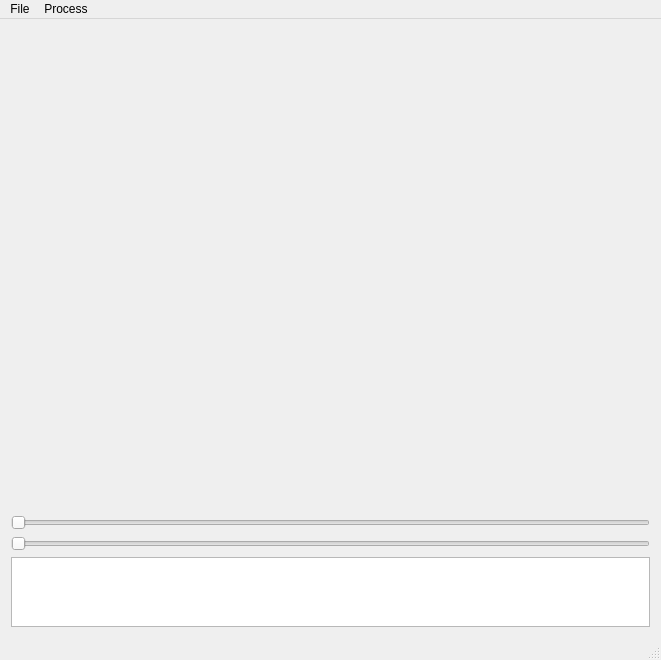
<?xml version="1.0" encoding="UTF-8"?>
<ui version="4.0">
 <class>MainWindow</class>
 <widget class="QMainWindow" name="MainWindow">
  <property name="enabled">
   <bool>true</bool>
  </property>
  <property name="geometry">
   <rect>
    <x>0</x>
    <y>0</y>
    <width>661</width>
    <height>660</height>
   </rect>
  </property>
  <property name="minimumSize">
   <size>
    <width>340</width>
    <height>300</height>
   </size>
  </property>
  <property name="windowTitle">
   <string>MainWindow</string>
  </property>
  <property name="iconSize">
   <size>
    <width>25</width>
    <height>25</height>
   </size>
  </property>
  <widget class="QWidget" name="centralWidget">
   <property name="sizePolicy">
    <sizepolicy hsizetype="Preferred" vsizetype="Preferred">
     <horstretch>8</horstretch>
     <verstretch>6</verstretch>
    </sizepolicy>
   </property>
   <property name="minimumSize">
    <size>
     <width>320</width>
     <height>240</height>
    </size>
   </property>
   <property name="sizeIncrement">
    <size>
     <width>8</width>
     <height>6</height>
    </size>
   </property>
   <layout class="QGridLayout" name="gridLayout">
    <item row="3" column="0">
     <widget class="QTextEdit" name="textEdit">
      <property name="sizePolicy">
       <sizepolicy hsizetype="Expanding" vsizetype="Expanding">
        <horstretch>9</horstretch>
        <verstretch>1</verstretch>
       </sizepolicy>
      </property>
      <property name="font">
       <font>
        <family>Courier New</family>
        <pointsize>12</pointsize>
       </font>
      </property>
      <property name="readOnly">
       <bool>true</bool>
      </property>
     </widget>
    </item>
    <item row="0" column="0">
     <widget class="QWidget" name="imageWidget" native="true">
      <property name="enabled">
       <bool>true</bool>
      </property>
      <property name="sizePolicy">
       <sizepolicy hsizetype="Preferred" vsizetype="Preferred">
        <horstretch>13</horstretch>
        <verstretch>10</verstretch>
       </sizepolicy>
      </property>
     </widget>
    </item>
    <item row="2" column="0">
     <widget class="QSlider" name="imageSlider">
      <property name="orientation">
       <enum>Qt::Horizontal</enum>
      </property>
     </widget>
    </item>
    <item row="1" column="0">
     <widget class="QSlider" name="opacitySlider">
      <property name="orientation">
       <enum>Qt::Horizontal</enum>
      </property>
     </widget>
    </item>
   </layout>
  </widget>
  <widget class="QMenuBar" name="menuBar">
   <property name="geometry">
    <rect>
     <x>0</x>
     <y>0</y>
     <width>661</width>
     <height>21</height>
    </rect>
   </property>
   <widget class="QMenu" name="menuFile">
    <property name="title">
     <string>File</string>
    </property>
    <addaction name="separator"/>
    <addaction name="actionAdd_Images_Folder"/>
    <addaction name="actionOpen_Volume_Data"/>
    <addaction name="actionOpen_Volume"/>
    <addaction name="actionQuit"/>
   </widget>
   <widget class="QMenu" name="menuProcess">
    <property name="title">
     <string>Process</string>
    </property>
    <widget class="QMenu" name="menuUS_Probe_Calibration">
     <property name="title">
      <string>US Probe Calibration</string>
     </property>
     <addaction name="actionCalibrate_Probe"/>
     <addaction name="actionCheck_Calibration_Error"/>
    </widget>
    <widget class="QMenu" name="menuNeedle_Calibration">
     <property name="title">
      <string>Needle Calibration</string>
     </property>
     <addaction name="actionCalibrate_Needle"/>
     <addaction name="actionCheck_Needle_Calibration"/>
    </widget>
    <addaction name="actionCrop_Images"/>
    <addaction name="menuUS_Probe_Calibration"/>
    <addaction name="menuNeedle_Calibration"/>
    <addaction name="actionVolume_Reconstruction"/>
    <addaction name="action3D_Scene_Display"/>
   </widget>
   <addaction name="menuFile"/>
   <addaction name="menuProcess"/>
  </widget>
  <widget class="QStatusBar" name="statusBar"/>
  <action name="actionAdd_Images_Folder">
   <property name="text">
    <string>Open Image(s)</string>
   </property>
   <property name="toolTip">
    <string>Open Image or images</string>
   </property>
  </action>
  <action name="actionQuit">
   <property name="text">
    <string>Quit</string>
   </property>
  </action>
  <action name="actionOpen_Volume_Data">
   <property name="text">
    <string>Open Volume Data</string>
   </property>
  </action>
  <action name="actionVolume_Reconstruction">
   <property name="text">
    <string>Volume Reconstruction</string>
   </property>
  </action>
  <action name="actionOpen_Volume">
   <property name="text">
    <string>Open Volume</string>
   </property>
  </action>
  <action name="actionCrop_Images">
   <property name="text">
    <string>Crop Images</string>
   </property>
  </action>
  <action name="action3D_Scene_Display">
   <property name="text">
    <string>3D Scene Display</string>
   </property>
  </action>
  <action name="actionCalibrate_Probe">
   <property name="text">
    <string>Calibrate Probe</string>
   </property>
  </action>
  <action name="actionCheck_Calibration_Error">
   <property name="text">
    <string>Check Calibration Error</string>
   </property>
  </action>
  <action name="actionNeedle_Calibration">
   <property name="text">
    <string>Needle Calibration</string>
   </property>
  </action>
  <action name="actionCalibrate_Needle">
   <property name="text">
    <string>Calibrate Needle</string>
   </property>
  </action>
  <action name="actionCheck_Needle_Calibration">
   <property name="text">
    <string>Check Needle Calibration</string>
   </property>
  </action>
 </widget>
 <layoutdefault spacing="6" margin="11"/>
 <resources/>
 <connections>
  <connection>
   <sender>actionQuit</sender>
   <signal>triggered()</signal>
   <receiver>MainWindow</receiver>
   <slot>close()</slot>
   <hints>
    <hint type="sourcelabel">
     <x>-1</x>
     <y>-1</y>
    </hint>
    <hint type="destinationlabel">
     <x>329</x>
     <y>244</y>
    </hint>
   </hints>
  </connection>
  <connection>
   <sender>actionAdd_Images_Folder</sender>
   <signal>triggered()</signal>
   <receiver>MainWindow</receiver>
   <slot>addImages()</slot>
   <hints>
    <hint type="sourcelabel">
     <x>-1</x>
     <y>-1</y>
    </hint>
    <hint type="destinationlabel">
     <x>329</x>
     <y>244</y>
    </hint>
   </hints>
  </connection>
  <connection>
   <sender>actionCalibrate_Probe</sender>
   <signal>triggered()</signal>
   <receiver>MainWindow</receiver>
   <slot>probeCalibration()</slot>
   <hints>
    <hint type="sourcelabel">
     <x>-1</x>
     <y>-1</y>
    </hint>
    <hint type="destinationlabel">
     <x>330</x>
     <y>311</y>
    </hint>
   </hints>
  </connection>
  <connection>
   <sender>imageSlider</sender>
   <signal>valueChanged(int)</signal>
   <receiver>MainWindow</receiver>
   <slot>displaySelectedImage(int)</slot>
   <hints>
    <hint type="sourcelabel">
     <x>249</x>
     <y>553</y>
    </hint>
    <hint type="destinationlabel">
     <x>127</x>
     <y>509</y>
    </hint>
   </hints>
  </connection>
  <connection>
   <sender>actionOpen_Volume_Data</sender>
   <signal>triggered()</signal>
   <receiver>MainWindow</receiver>
   <slot>openVolumeData()</slot>
   <hints>
    <hint type="sourcelabel">
     <x>-1</x>
     <y>-1</y>
    </hint>
    <hint type="destinationlabel">
     <x>330</x>
     <y>329</y>
    </hint>
   </hints>
  </connection>
  <connection>
   <sender>actionVolume_Reconstruction</sender>
   <signal>triggered()</signal>
   <receiver>MainWindow</receiver>
   <slot>volumeReconstruction()</slot>
   <hints>
    <hint type="sourcelabel">
     <x>-1</x>
     <y>-1</y>
    </hint>
    <hint type="destinationlabel">
     <x>330</x>
     <y>329</y>
    </hint>
   </hints>
  </connection>
  <connection>
   <sender>actionOpen_Volume</sender>
   <signal>triggered()</signal>
   <receiver>MainWindow</receiver>
   <slot>openVolume()</slot>
   <hints>
    <hint type="sourcelabel">
     <x>-1</x>
     <y>-1</y>
    </hint>
    <hint type="destinationlabel">
     <x>330</x>
     <y>329</y>
    </hint>
   </hints>
  </connection>
  <connection>
   <sender>opacitySlider</sender>
   <signal>valueChanged(int)</signal>
   <receiver>MainWindow</receiver>
   <slot>setSelectedOpacity(int)</slot>
   <hints>
    <hint type="sourcelabel">
     <x>104</x>
     <y>523</y>
    </hint>
    <hint type="destinationlabel">
     <x>4</x>
     <y>551</y>
    </hint>
   </hints>
  </connection>
  <connection>
   <sender>actionCrop_Images</sender>
   <signal>triggered()</signal>
   <receiver>MainWindow</receiver>
   <slot>cropImages()</slot>
   <hints>
    <hint type="sourcelabel">
     <x>-1</x>
     <y>-1</y>
    </hint>
    <hint type="destinationlabel">
     <x>330</x>
     <y>329</y>
    </hint>
   </hints>
  </connection>
  <connection>
   <sender>action3D_Scene_Display</sender>
   <signal>triggered()</signal>
   <receiver>MainWindow</receiver>
   <slot>display3DScene()</slot>
   <hints>
    <hint type="sourcelabel">
     <x>-1</x>
     <y>-1</y>
    </hint>
    <hint type="destinationlabel">
     <x>330</x>
     <y>329</y>
    </hint>
   </hints>
  </connection>
  <connection>
   <sender>actionCheck_Calibration_Error</sender>
   <signal>triggered()</signal>
   <receiver>MainWindow</receiver>
   <slot>checkCalibrationError()</slot>
   <hints>
    <hint type="sourcelabel">
     <x>-1</x>
     <y>-1</y>
    </hint>
    <hint type="destinationlabel">
     <x>330</x>
     <y>329</y>
    </hint>
   </hints>
  </connection>
  <connection>
   <sender>actionCalibrate_Needle</sender>
   <signal>triggered()</signal>
   <receiver>MainWindow</receiver>
   <slot>needleCalibration()</slot>
   <hints>
    <hint type="sourcelabel">
     <x>-1</x>
     <y>-1</y>
    </hint>
    <hint type="destinationlabel">
     <x>330</x>
     <y>329</y>
    </hint>
   </hints>
  </connection>
  <connection>
   <sender>actionCheck_Needle_Calibration</sender>
   <signal>triggered()</signal>
   <receiver>MainWindow</receiver>
   <slot>checkNeedleCalibration()</slot>
   <hints>
    <hint type="sourcelabel">
     <x>-1</x>
     <y>-1</y>
    </hint>
    <hint type="destinationlabel">
     <x>330</x>
     <y>329</y>
    </hint>
   </hints>
  </connection>
 </connections>
 <slots>
  <slot>addImages()</slot>
  <slot>addMasks()</slot>
  <slot>probeCalibration()</slot>
  <slot>displaySelectedImage(int)</slot>
  <slot>openVolumeData()</slot>
  <slot>volumeReconstruction()</slot>
  <slot>openVolume()</slot>
  <slot>setSelectedOpacity(int)</slot>
  <slot>cropImages()</slot>
  <slot>display3DScene()</slot>
  <slot>checkCalibrationError()</slot>
  <slot>needleCalibration()</slot>
  <slot>checkNeedleCalibration()</slot>
 </slots>
</ui>
